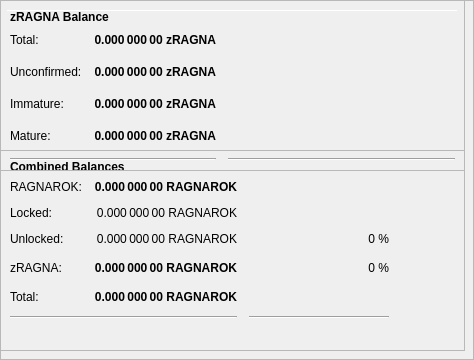
        <widget class="QFrame" name="frameObfuscation">
         <property name="minimumSize">
          <size>
           <width>0</width>
           <height>350</height>
          </size>
         </property>
         <property name="layoutDirection">
          <enum>Qt::LeftToRight</enum>
         </property>
         <property name="frameShape">
          <enum>QFrame::StyledPanel</enum>
         </property>
         <property name="frameShadow">
          <enum>QFrame::Raised</enum>
         </property>
         <widget class="QPushButton" name="runAutoDenom">
          <property name="geometry">
           <rect>
            <x>251</x>
            <y>17</y>
            <width>1</width>
            <height>1</height>
           </rect>
          </property>
          <property name="palette">
           <palette>
            <active>
             <colorrole role="WindowText">
              <brush brushstyle="SolidPattern">
               <color alpha="255">
                <red>0</red>
                <green>0</green>
                <blue>0</blue>
               </color>
              </brush>
             </colorrole>
             <colorrole role="Button">
              <brush brushstyle="SolidPattern">
               <color alpha="255">
                <red>239</red>
                <green>238</green>
                <blue>238</blue>
               </color>
              </brush>
             </colorrole>
             <colorrole role="Light">
              <brush brushstyle="SolidPattern">
               <color alpha="255">
                <red>255</red>
                <green>255</green>
                <blue>255</blue>
               </color>
              </brush>
             </colorrole>
             <colorrole role="Midlight">
              <brush brushstyle="SolidPattern">
               <color alpha="255">
                <red>247</red>
                <green>246</green>
                <blue>246</blue>
               </color>
              </brush>
             </colorrole>
             <colorrole role="Dark">
              <brush brushstyle="SolidPattern">
               <color alpha="255">
                <red>119</red>
                <green>119</green>
                <blue>119</blue>
               </color>
              </brush>
             </colorrole>
             <colorrole role="Mid">
              <brush brushstyle="SolidPattern">
               <color alpha="255">
                <red>159</red>
                <green>159</green>
                <blue>159</blue>
               </color>
              </brush>
             </colorrole>
             <colorrole role="Text">
              <brush brushstyle="SolidPattern">
               <color alpha="255">
                <red>0</red>
                <green>0</green>
                <blue>0</blue>
               </color>
              </brush>
             </colorrole>
             <colorrole role="BrightText">
              <brush brushstyle="SolidPattern">
               <color alpha="255">
                <red>255</red>
                <green>255</green>
                <blue>255</blue>
               </color>
              </brush>
             </colorrole>
             <colorrole role="ButtonText">
              <brush brushstyle="SolidPattern">
               <color alpha="255">
                <red>0</red>
                <green>0</green>
                <blue>0</blue>
               </color>
              </brush>
             </colorrole>
             <colorrole role="Base">
              <brush brushstyle="SolidPattern">
               <color alpha="255">
                <red>255</red>
                <green>255</green>
                <blue>255</blue>
               </color>
              </brush>
             </colorrole>
             <colorrole role="Window">
              <brush brushstyle="SolidPattern">
               <color alpha="255">
                <red>239</red>
                <green>238</green>
                <blue>238</blue>
               </color>
              </brush>
             </colorrole>
             <colorrole role="Shadow">
              <brush brushstyle="SolidPattern">
               <color alpha="255">
                <red>0</red>
                <green>0</green>
                <blue>0</blue>
               </color>
              </brush>
             </colorrole>
             <colorrole role="AlternateBase">
              <brush brushstyle="SolidPattern">
               <color alpha="255">
                <red>247</red>
                <green>246</green>
                <blue>246</blue>
               </color>
              </brush>
             </colorrole>
             <colorrole role="ToolTipBase">
              <brush brushstyle="SolidPattern">
               <color alpha="255">
                <red>255</red>
                <green>255</green>
                <blue>220</blue>
               </color>
              </brush>
             </colorrole>
             <colorrole role="ToolTipText">
              <brush brushstyle="SolidPattern">
               <color alpha="255">
                <red>0</red>
                <green>0</green>
                <blue>0</blue>
               </color>
              </brush>
             </colorrole>
            </active>
            <inactive>
             <colorrole role="WindowText">
              <brush brushstyle="SolidPattern">
               <color alpha="255">
                <red>0</red>
                <green>0</green>
                <blue>0</blue>
               </color>
              </brush>
             </colorrole>
             <colorrole role="Button">
              <brush brushstyle="SolidPattern">
               <color alpha="255">
                <red>239</red>
                <green>238</green>
                <blue>238</blue>
               </color>
              </brush>
             </colorrole>
             <colorrole role="Light">
              <brush brushstyle="SolidPattern">
               <color alpha="255">
                <red>255</red>
                <green>255</green>
                <blue>255</blue>
               </color>
              </brush>
             </colorrole>
             <colorrole role="Midlight">
              <brush brushstyle="SolidPattern">
               <color alpha="255">
                <red>247</red>
                <green>246</green>
                <blue>246</blue>
               </color>
              </brush>
             </colorrole>
             <colorrole role="Dark">
              <brush brushstyle="SolidPattern">
               <color alpha="255">
                <red>119</red>
                <green>119</green>
                <blue>119</blue>
               </color>
              </brush>
             </colorrole>
             <colorrole role="Mid">
              <brush brushstyle="SolidPattern">
               <color alpha="255">
                <red>159</red>
                <green>159</green>
                <blue>159</blue>
               </color>
              </brush>
             </colorrole>
             <colorrole role="Text">
              <brush brushstyle="SolidPattern">
               <color alpha="255">
                <red>0</red>
                <green>0</green>
                <blue>0</blue>
               </color>
              </brush>
             </colorrole>
             <colorrole role="BrightText">
              <brush brushstyle="SolidPattern">
               <color alpha="255">
                <red>255</red>
                <green>255</green>
                <blue>255</blue>
               </color>
              </brush>
             </colorrole>
             <colorrole role="ButtonText">
              <brush brushstyle="SolidPattern">
               <color alpha="255">
                <red>0</red>
                <green>0</green>
                <blue>0</blue>
               </color>
              </brush>
             </colorrole>
             <colorrole role="Base">
              <brush brushstyle="SolidPattern">
               <color alpha="255">
                <red>255</red>
                <green>255</green>
                <blue>255</blue>
               </color>
              </brush>
             </colorrole>
             <colorrole role="Window">
              <brush brushstyle="SolidPattern">
               <color alpha="255">
                <red>239</red>
                <green>238</green>
                <blue>238</blue>
               </color>
              </brush>
             </colorrole>
             <colorrole role="Shadow">
              <brush brushstyle="SolidPattern">
               <color alpha="255">
                <red>0</red>
                <green>0</green>
                <blue>0</blue>
               </color>
              </brush>
             </colorrole>
             <colorrole role="AlternateBase">
              <brush brushstyle="SolidPattern">
               <color alpha="255">
                <red>247</red>
                <green>246</green>
                <blue>246</blue>
               </color>
              </brush>
             </colorrole>
             <colorrole role="ToolTipBase">
              <brush brushstyle="SolidPattern">
               <color alpha="255">
                <red>255</red>
                <green>255</green>
                <blue>220</blue>
               </color>
              </brush>
             </colorrole>
             <colorrole role="ToolTipText">
              <brush brushstyle="SolidPattern">
               <color alpha="255">
                <red>0</red>
                <green>0</green>
                <blue>0</blue>
               </color>
              </brush>
             </colorrole>
            </inactive>
            <disabled>
             <colorrole role="WindowText">
              <brush brushstyle="SolidPattern">
               <color alpha="255">
                <red>119</red>
                <green>119</green>
                <blue>119</blue>
               </color>
              </brush>
             </colorrole>
             <colorrole role="Button">
              <brush brushstyle="SolidPattern">
               <color alpha="255">
                <red>239</red>
                <green>238</green>
                <blue>238</blue>
               </color>
              </brush>
             </colorrole>
             <colorrole role="Light">
              <brush brushstyle="SolidPattern">
               <color alpha="255">
                <red>255</red>
                <green>255</green>
                <blue>255</blue>
               </color>
              </brush>
             </colorrole>
             <colorrole role="Midlight">
              <brush brushstyle="SolidPattern">
               <color alpha="255">
                <red>247</red>
                <green>246</green>
                <blue>246</blue>
               </color>
              </brush>
             </colorrole>
             <colorrole role="Dark">
              <brush brushstyle="SolidPattern">
               <color alpha="255">
                <red>119</red>
                <green>119</green>
                <blue>119</blue>
               </color>
              </brush>
             </colorrole>
             <colorrole role="Mid">
              <brush brushstyle="SolidPattern">
               <color alpha="255">
                <red>159</red>
                <green>159</green>
                <blue>159</blue>
               </color>
              </brush>
             </colorrole>
             <colorrole role="Text">
              <brush brushstyle="SolidPattern">
               <color alpha="255">
                <red>119</red>
                <green>119</green>
                <blue>119</blue>
               </color>
              </brush>
             </colorrole>
             <colorrole role="BrightText">
              <brush brushstyle="SolidPattern">
               <color alpha="255">
                <red>255</red>
                <green>255</green>
                <blue>255</blue>
               </color>
              </brush>
             </colorrole>
             <colorrole role="ButtonText">
              <brush brushstyle="SolidPattern">
               <color alpha="255">
                <red>119</red>
                <green>119</green>
                <blue>119</blue>
               </color>
              </brush>
             </colorrole>
             <colorrole role="Base">
              <brush brushstyle="SolidPattern">
               <color alpha="255">
                <red>239</red>
                <green>238</green>
                <blue>238</blue>
               </color>
              </brush>
             </colorrole>
             <colorrole role="Window">
              <brush brushstyle="SolidPattern">
               <color alpha="255">
                <red>239</red>
                <green>238</green>
                <blue>238</blue>
               </color>
              </brush>
             </colorrole>
             <colorrole role="Shadow">
              <brush brushstyle="SolidPattern">
               <color alpha="255">
                <red>0</red>
                <green>0</green>
                <blue>0</blue>
               </color>
              </brush>
             </colorrole>
             <colorrole role="AlternateBase">
              <brush brushstyle="SolidPattern">
               <color alpha="255">
                <red>239</red>
                <green>238</green>
                <blue>238</blue>
               </color>
              </brush>
             </colorrole>
             <colorrole role="ToolTipBase">
              <brush brushstyle="SolidPattern">
               <color alpha="255">
                <red>255</red>
                <green>255</green>
                <blue>220</blue>
               </color>
              </brush>
             </colorrole>
             <colorrole role="ToolTipText">
              <brush brushstyle="SolidPattern">
               <color alpha="255">
                <red>0</red>
                <green>0</green>
                <blue>0</blue>
               </color>
              </brush>
             </colorrole>
            </disabled>
           </palette>
          </property>
          <property name="focusPolicy">
           <enum>Qt::NoFocus</enum>
          </property>
          <property name="autoFillBackground">
           <bool>true</bool>
          </property>
          <property name="text">
           <string/>
          </property>
          <property name="flat">
           <bool>true</bool>
          </property>
         </widget>
         <widget class="Line" name="line">
          <property name="geometry">
           <rect>
            <x>7</x>
            <y>10</y>
            <width>451</width>
            <height>1</height>
           </rect>
          </property>
          <property name="orientation">
           <enum>Qt::Horizontal</enum>
          </property>
         </widget>
         <widget class="QFrame" name="frame_3">
          <property name="geometry">
           <rect>
            <x>0</x>
            <y>150</y>
            <width>465</width>
            <height>201</height>
           </rect>
          </property>
          <property name="frameShape">
           <enum>QFrame::StyledPanel</enum>
          </property>
          <property name="frameShadow">
           <enum>QFrame::Raised</enum>
          </property>
          <layout class="QVBoxLayout" name="verticalLayout_5">
           <item>
            <layout class="QHBoxLayout" name="horizontalLayout_5" stretch="0">
             <item>
              <widget class="QLabel" name="label_5z">
               <property name="maximumSize">
                <size>
                 <width>16777215</width>
                 <height>20</height>
                </size>
               </property>
               <property name="font">
                <font>
                 <weight>75</weight>
                 <bold>true</bold>
                </font>
               </property>
               <property name="toolTip">
                <string>Combined Balances (including unconfirmed and immature coins)</string>
               </property>
               <property name="text">
                <string>&lt;html&gt;&lt;head/&gt;&lt;body&gt;&lt;p&gt;Combined Balances&lt;/p&gt;&lt;/body&gt;&lt;/html&gt;</string>
               </property>
              </widget>
             </item>
            </layout>
           </item>
           <item>
            <layout class="QGridLayout" name="gridLayout_3">
             <property name="spacing">
              <number>12</number>
             </property>
             <item row="7" column="0" colspan="2">
              <widget class="Line" name="lineSpendableBalance_3">
               <property name="orientation">
                <enum>Qt::Horizontal</enum>
               </property>
              </widget>
             </item>
             <item row="7" column="2">
              <widget class="Line" name="lineWatchBalance_3">
               <property name="sizePolicy">
                <sizepolicy hsizetype="Preferred" vsizetype="Fixed">
                 <horstretch>0</horstretch>
                 <verstretch>0</verstretch>
                </sizepolicy>
               </property>
               <property name="minimumSize">
                <size>
                 <width>140</width>
                 <height>0</height>
                </size>
               </property>
               <property name="orientation">
                <enum>Qt::Horizontal</enum>
               </property>
              </widget>
             </item>
             <item row="4" column="1">
              <widget class="QLabel" name="labelzBalancez">
               <property name="font">
                <font>
                 <weight>75</weight>
                 <bold>true</bold>
                </font>
               </property>
               <property name="cursor">
                <cursorShape>IBeamCursor</cursorShape>
               </property>
               <property name="toolTip">
                <string>Total of transactions that have yet to be confirmed, and do not yet count toward the spendable balance</string>
               </property>
               <property name="text">
                <string notr="true">0.000 000 00 RAGNAROK</string>
               </property>
               <property name="alignment">
                <set>Qt::AlignRight|Qt::AlignTrailing|Qt::AlignVCenter</set>
               </property>
               <property name="textInteractionFlags">
                <set>Qt::LinksAccessibleByMouse|Qt::TextSelectableByKeyboard|Qt::TextSelectableByMouse</set>
               </property>
              </widget>
             </item>
             <item row="6" column="1">
              <widget class="QLabel" name="labelTotalz">
               <property name="font">
                <font>
                 <weight>75</weight>
                 <bold>true</bold>
                </font>
               </property>
               <property name="cursor">
                <cursorShape>IBeamCursor</cursorShape>
               </property>
               <property name="toolTip">
                <string>Total Balance, including unconfirmed and immature coins.</string>
               </property>
               <property name="text">
                <string notr="true">0.000 000 00 RAGNAROK</string>
               </property>
               <property name="alignment">
                <set>Qt::AlignRight|Qt::AlignTrailing|Qt::AlignVCenter</set>
               </property>
               <property name="textInteractionFlags">
                <set>Qt::LinksAccessibleByMouse|Qt::TextSelectableByKeyboard|Qt::TextSelectableByMouse</set>
               </property>
              </widget>
             </item>
             <item row="4" column="3">
              <spacer name="horizontalSpacer_6">
               <property name="orientation">
                <enum>Qt::Horizontal</enum>
               </property>
               <property name="sizeHint" stdset="0">
                <size>
                 <width>40</width>
                 <height>20</height>
                </size>
               </property>
              </spacer>
             </item>
             <item row="6" column="0">
              <widget class="QLabel" name="labelTotalTextz">
               <property name="text">
                <string>Total:</string>
               </property>
              </widget>
             </item>
             <item row="1" column="0">
              <widget class="QLabel" name="labelBalanceTextz">
               <property name="text">
                <string>RAGNAROK:</string>
               </property>
              </widget>
             </item>
             <item row="1" column="1">
              <widget class="QLabel" name="labelBalancez">
               <property name="font">
                <font>
                 <weight>75</weight>
                 <bold>true</bold>
                </font>
               </property>
               <property name="cursor">
                <cursorShape>IBeamCursor</cursorShape>
               </property>
               <property name="toolTip">
                <string>Your current spendable balance</string>
               </property>
               <property name="text">
                <string notr="true">0.000 000 00 RAGNAROK</string>
               </property>
               <property name="alignment">
                <set>Qt::AlignRight|Qt::AlignTrailing|Qt::AlignVCenter</set>
               </property>
               <property name="textInteractionFlags">
                <set>Qt::LinksAccessibleByMouse|Qt::TextSelectableByKeyboard|Qt::TextSelectableByMouse</set>
               </property>
              </widget>
             </item>
             <item row="4" column="0">
              <widget class="QLabel" name="labelzBalanceTextz">
               <property name="toolTip">
                <string/>
               </property>
               <property name="text">
                <string>zRAGNA:</string>
               </property>
              </widget>
             </item>
             <item row="4" column="2">
              <widget class="QLabel" name="labelzRAGNAPercent">
               <property name="toolTip">
                <string>Current percentage of zRAGNA.
If AutoMint is enabled this percentage will settle around the configured AutoMint percentage (default = 10%)</string>
               </property>
               <property name="text">
                <string>0 %</string>
               </property>
               <property name="alignment">
                <set>Qt::AlignRight|Qt::AlignTrailing|Qt::AlignVCenter</set>
               </property>
              </widget>
             </item>
             <item row="6" column="2">
              <widget class="QLabel" name="label100Percent">
               <property name="text">
                <string/>
               </property>
               <property name="alignment">
                <set>Qt::AlignRight|Qt::AlignTrailing|Qt::AlignVCenter</set>
               </property>
              </widget>
             </item>
             <item row="2" column="1">
              <widget class="QLabel" name="labelLockedBalance">
               <property name="toolTip">
                <string>Locked RAGNAROK or Masternode collaterals. These are excluded from zRAGNA minting.</string>
               </property>
               <property name="text">
                <string>0.000 000 00 RAGNAROK</string>
               </property>
               <property name="alignment">
                <set>Qt::AlignRight|Qt::AlignTrailing|Qt::AlignVCenter</set>
               </property>
              </widget>
             </item>
             <item row="2" column="0">
              <widget class="QLabel" name="labelLockedBalanceText">
               <property name="toolTip">
                <string>Locked RAGNAROK or Masternode collaterals. These are excluded from zRAGNA minting.</string>
               </property>
               <property name="text">
                <string>Locked:</string>
               </property>
              </widget>
             </item>
             <item row="3" column="0">
              <widget class="QLabel" name="labelUnLockedBalanceText">
               <property name="toolTip">
                <string>Unlocked RAGNAROKs. These can be used for zRAGNA minting.</string>
               </property>
               <property name="text">
                <string>Unlocked:</string>
               </property>
              </widget>
             </item>
             <item row="3" column="1">
              <widget class="QLabel" name="labelUnLockedBalance">
               <property name="toolTip">
                <string>Unlocked RAGNAROKs. These can be used for zRAGNA minting.</string>
               </property>
               <property name="text">
                <string>0.000 000 00 RAGNAROK</string>
               </property>
               <property name="alignment">
                <set>Qt::AlignRight|Qt::AlignTrailing|Qt::AlignVCenter</set>
               </property>
              </widget>
             </item>
             <item row="3" column="2">
              <widget class="QLabel" name="labelRAGNAROKPercent">
               <property name="text">
                <string>0 %</string>
               </property>
               <property name="alignment">
                <set>Qt::AlignRight|Qt::AlignTrailing|Qt::AlignVCenter</set>
               </property>
              </widget>
             </item>
            </layout>
           </item>
           <item>
            <spacer name="verticalSpacer">
             <property name="orientation">
              <enum>Qt::Vertical</enum>
             </property>
             <property name="sizeHint" stdset="0">
              <size>
               <width>20</width>
               <height>40</height>
              </size>
             </property>
            </spacer>
           </item>
          </layout>
         </widget>
         <widget class="QFrame" name="frame_4">
          <property name="geometry">
           <rect>
            <x>0</x>
            <y>0</y>
            <width>465</width>
            <height>171</height>
           </rect>
          </property>
          <property name="frameShape">
           <enum>QFrame::StyledPanel</enum>
          </property>
          <property name="frameShadow">
           <enum>QFrame::Raised</enum>
          </property>
          <layout class="QVBoxLayout" name="verticalLayout_7">
           <item>
            <layout class="QHBoxLayout" name="horizontalLayout_8" stretch="0">
             <item>
              <widget class="QLabel" name="label_5z_3">
               <property name="maximumSize">
                <size>
                 <width>16777215</width>
                 <height>20</height>
                </size>
               </property>
               <property name="font">
                <font>
                 <weight>75</weight>
                 <bold>true</bold>
                </font>
               </property>
               <property name="text">
                <string>zRAGNA Balance</string>
               </property>
              </widget>
             </item>
            </layout>
           </item>
           <item>
            <layout class="QGridLayout" name="gridLayout_5">
             <property name="spacing">
              <number>12</number>
             </property>
             <item row="4" column="0">
              <widget class="QLabel" name="labelzBalanceMatureText">
               <property name="toolTip">
                <string>Mature: more than 20 confirmation and more than 1 mints of the same denomination after it was minted.
These zRAGNA are spendable.</string>
               </property>
               <property name="text">
                <string>Mature:</string>
               </property>
              </widget>
             </item>
             <item row="5" column="0" colspan="2">
              <widget class="Line" name="lineSpendableBalance_5">
               <property name="orientation">
                <enum>Qt::Horizontal</enum>
               </property>
              </widget>
             </item>
             <item row="1" column="1">
              <widget class="QLabel" name="labelzBalance">
               <property name="font">
                <font>
                 <weight>75</weight>
                 <bold>true</bold>
                </font>
               </property>
               <property name="cursor">
                <cursorShape>IBeamCursor</cursorShape>
               </property>
               <property name="toolTip">
                <string>All available zRAGNA, unconfirmed and immature zRAGNA included.</string>
               </property>
               <property name="text">
                <string notr="true">0.000 000 00 zRAGNA</string>
               </property>
               <property name="alignment">
                <set>Qt::AlignRight|Qt::AlignTrailing|Qt::AlignVCenter</set>
               </property>
               <property name="textInteractionFlags">
                <set>Qt::LinksAccessibleByMouse|Qt::TextSelectableByKeyboard|Qt::TextSelectableByMouse</set>
               </property>
              </widget>
             </item>
             <item row="5" column="2">
              <widget class="Line" name="lineWatchBalance_5">
               <property name="sizePolicy">
                <sizepolicy hsizetype="Preferred" vsizetype="Fixed">
                 <horstretch>0</horstretch>
                 <verstretch>0</verstretch>
                </sizepolicy>
               </property>
               <property name="minimumSize">
                <size>
                 <width>140</width>
                 <height>0</height>
                </size>
               </property>
               <property name="orientation">
                <enum>Qt::Horizontal</enum>
               </property>
              </widget>
             </item>
             <item row="1" column="0">
              <widget class="QLabel" name="labelzBalanceText">
               <property name="toolTip">
                <string>All available zRAGNA, unconfirmed and immature zRAGNA included.</string>
               </property>
               <property name="text">
                <string>Total:</string>
               </property>
              </widget>
             </item>
             <item row="1" column="2">
              <spacer name="horizontalSpacer_8">
               <property name="orientation">
                <enum>Qt::Horizontal</enum>
               </property>
               <property name="sizeHint" stdset="0">
                <size>
                 <width>40</width>
                 <height>20</height>
                </size>
               </property>
              </spacer>
             </item>
             <item row="4" column="2">
              <spacer name="horizontalSpacer_4">
               <property name="orientation">
                <enum>Qt::Horizontal</enum>
               </property>
               <property name="sizeHint" stdset="0">
                <size>
                 <width>40</width>
                 <height>20</height>
                </size>
               </property>
              </spacer>
             </item>
             <item row="4" column="1">
              <widget class="QLabel" name="labelzBalanceMature">
               <property name="font">
                <font>
                 <weight>75</weight>
                 <bold>true</bold>
                </font>
               </property>
               <property name="toolTip">
                <string>Mature: more than 20 confirmation and more than 1 mints of the same denomination after it was minted.
These zRAGNA are spendable.</string>
               </property>
               <property name="text">
                <string>0.000 000 00 zRAGNA</string>
               </property>
               <property name="alignment">
                <set>Qt::AlignRight|Qt::AlignTrailing|Qt::AlignVCenter</set>
               </property>
              </widget>
             </item>
             <item row="2" column="0">
              <widget class="QLabel" name="labelzBalanceUnconfirmedText">
               <property name="toolTip">
                <string>Unconfirmed: less than 20 confirmations
Immature: confirmed, but less than 1 mints of the same denomination after it was minted</string>
               </property>
               <property name="text">
                <string>Unconfirmed:</string>
               </property>
              </widget>
             </item>
             <item row="2" column="1">
              <widget class="QLabel" name="labelzBalanceUnconfirmed">
               <property name="font">
                <font>
                 <weight>75</weight>
                 <bold>true</bold>
                </font>
               </property>
               <property name="toolTip">
                <string>Unconfirmed: less than 20 confirmations
Immature: confirmed, but less than 1 mints of the same denomination after it was minted</string>
               </property>
               <property name="text">
                <string>0.000 000 00 zRAGNA</string>
               </property>
               <property name="alignment">
                <set>Qt::AlignRight|Qt::AlignTrailing|Qt::AlignVCenter</set>
               </property>
              </widget>
             </item>
             <item row="2" column="2">
              <spacer name="horizontalSpacer_5">
               <property name="orientation">
                <enum>Qt::Horizontal</enum>
               </property>
               <property name="sizeHint" stdset="0">
                <size>
                 <width>40</width>
                 <height>20</height>
                </size>
               </property>
              </spacer>
             </item>
             <item row="3" column="0">
              <widget class="QLabel" name="labelzBalanceImmatureText">
               <property name="toolTip">
                <string>Unconfirmed: less than 20 confirmations
Immature: confirmed, but less than 1 mints of the same denomination after it was minted</string>
               </property>
               <property name="text">
                <string>Immature:</string>
               </property>
              </widget>
             </item>
             <item row="3" column="1">
              <widget class="QLabel" name="labelzBalanceImmature">
               <property name="font">
                <font>
                 <weight>75</weight>
                 <bold>true</bold>
                </font>
               </property>
               <property name="toolTip">
                <string>Unconfirmed: less than 20 confirmations
Immature: confirmed, but less than 1 mints of the same denomination after it was minted</string>
               </property>
               <property name="text">
                <string>0.000 000 00 zRAGNA</string>
               </property>
               <property name="alignment">
                <set>Qt::AlignRight|Qt::AlignTrailing|Qt::AlignVCenter</set>
               </property>
              </widget>
             </item>
             <item row="3" column="2">
              <spacer name="horizontalSpacer_7">
               <property name="orientation">
                <enum>Qt::Horizontal</enum>
               </property>
               <property name="sizeHint" stdset="0">
                <size>
                 <width>40</width>
                 <height>20</height>
                </size>
               </property>
              </spacer>
             </item>
            </layout>
           </item>
          </layout>
         </widget>
        </widget>
